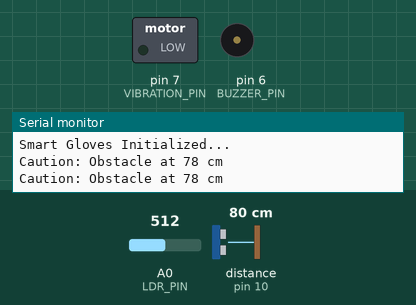
Bench run of a sketch on a simulated Arduino Uno, built with avr-gcc and run on an emulated ATmega328P. Shown: switched loads named in the sketch (green lamp = pin HIGH), buzzer (waves = sounding, pin HIGH), the last lines printed to the serial monitor. Wiring (inferred from the names in the program): ultrasonic range finder: trigger pin 9; echo pin 10. Dashed ring = blinking. Inputs (shaded band) come from the test bench; at power-on: distance to the obstacle (sensor on pin 10) 80 cm, A0 (LDR_PIN) = 512. The echo pulse lasts 58.3 µs per cm; pins used as bus, display or sensor lines are not drawn.

Above: at 1.8 s.
1.9 s: distance to the obstacle (sensor on pin 10) set to 2 cm
At 2.46 s:
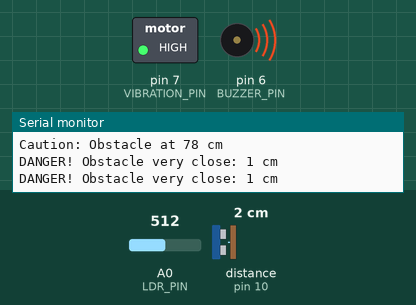
5.4 s: A0 (LDR_PIN) set to 207
8.9 s: A0 (LDR_PIN) set to 192
12.4 s: distance to the obstacle (sensor on pin 10) set to 97 cm
At 12.64 s:
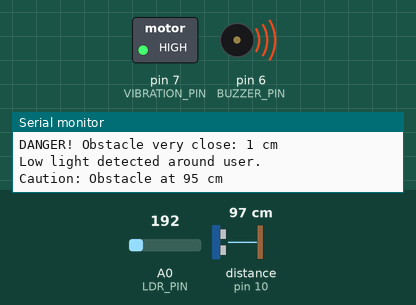
15.9 s: distance to the obstacle (sensor on pin 10) set to 108 cm
At 15.9 s:
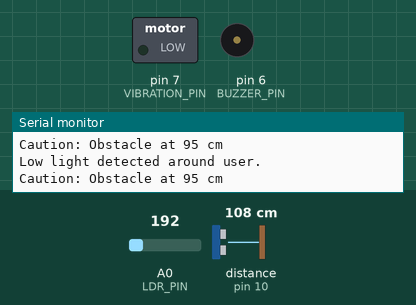
18.1 s: distance to the obstacle (sensor on pin 10) set to 4 cm
At 18.38 s:
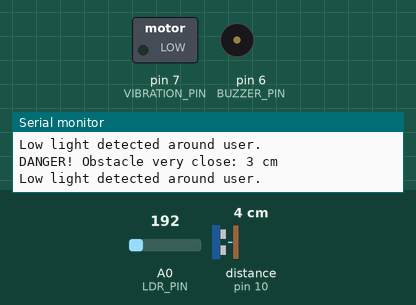
Timing chart, 0 to 22.6 s (numbered marks = the images above; inputs shaded):
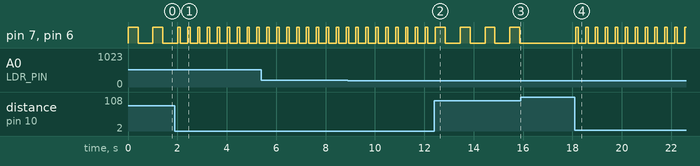

The sketch:

smart_gloves.ino
```cpp
/*
  SMART GLOVES FOR VISUALLY IMPAIRED
  ------------------------------------
  Components:
    - Arduino Uno/Nano
    - HC-SR04 Ultrasonic Sensor (obstacle detection)
    - Buzzer (audio alert)
    - Vibration Motor (haptic alert)
    - LDR / Light sensor (optional - detects low light for extra caution)

  How it works:
    - Ultrasonic sensor continuously measures distance to nearest obstacle.
    - If an obstacle is closer than SAFE_DISTANCE, buzzer + vibration motor
      turn ON to alert the user.
    - Alert intensity increases (faster beeping) as the obstacle gets closer.
*/

// ---- Pin definitions ----
const int TRIG_PIN = 9;
const int ECHO_PIN = 10;
const int BUZZER_PIN = 6;
const int VIBRATION_PIN = 7;
const int LDR_PIN = A0;

// ---- Settings ----
const int SAFE_DISTANCE_CM = 100;   // distance considered "safe"
const int DANGER_DISTANCE_CM = 30;  // distance considered "very close"

void setup() {
  pinMode(TRIG_PIN, OUTPUT);
  pinMode(ECHO_PIN, INPUT);
  pinMode(BUZZER_PIN, OUTPUT);
  pinMode(VIBRATION_PIN, OUTPUT);
  Serial.begin(9600);
  Serial.println("Smart Gloves Initialized...");
}

long getDistanceCM() {
  digitalWrite(TRIG_PIN, LOW);
  delayMicroseconds(2);
  digitalWrite(TRIG_PIN, HIGH);
  delayMicroseconds(10);
  digitalWrite(TRIG_PIN, LOW);

  long duration = pulseIn(ECHO_PIN, HIGH, 30000);
  if (duration == 0) return -1;

  long distance = duration * 0.034 / 2;
  return distance;
}

void alertUser(int beepDelay) {
  digitalWrite(BUZZER_PIN, HIGH);
  digitalWrite(VIBRATION_PIN, HIGH);
  delay(beepDelay);
  digitalWrite(BUZZER_PIN, LOW);
  digitalWrite(VIBRATION_PIN, LOW);
  delay(beepDelay);
}

void loop() {
  long distance = getDistanceCM();
  int lightLevel = analogRead(LDR_PIN);

  if (distance == -1) {
    Serial.println("No obstacle detected (out of range).");
    digitalWrite(BUZZER_PIN, LOW);
    digitalWrite(VIBRATION_PIN, LOW);
  }
  else if (distance <= DANGER_DISTANCE_CM) {
    Serial.print("DANGER! Obstacle very close: ");
    Serial.print(distance);
    Serial.println(" cm");
    alertUser(100);
  }
  else if (distance <= SAFE_DISTANCE_CM) {
    Serial.print("Caution: Obstacle at ");
    Serial.print(distance);
    Serial.println(" cm");
    alertUser(400);
  }
  else {
    Serial.print("Path clear. Distance: ");
    Serial.print(distance);
    Serial.println(" cm");
    digitalWrite(BUZZER_PIN, LOW);
    digitalWrite(VIBRATION_PIN, LOW);
  }

  if (lightLevel < 200) {
    Serial.println("Low light detected around user.");
  }

  delay(200);
}
```

Measured:
- the behaviour switches between 102 and 103 cm on distance to the obstacle (sensor on pin 10) (found by bisection; images 2 and 3)
- after the input at 1.9 s, pin 7 (VIBRATION_PIN), pin 6 (BUZZER_PIN): alternates HIGH for 0.10 s and LOW for 0.30 s, starting after 0.21 s
- after the input at 12.4 s, pin 7 (VIBRATION_PIN), pin 6 (BUZZER_PIN): alternates HIGH for 0.40 s and LOW for 0.61 s, starting after 0.45 s
- after the input at 15.9 s, pin 7 (VIBRATION_PIN), pin 6 (BUZZER_PIN): stops changing and stays LOW
- after the input at 18.1 s, pin 7 (VIBRATION_PIN), pin 6 (BUZZER_PIN): alternates HIGH for 0.10 s and LOW for 0.30 s, starting at once
- by itself, pin 7 (VIBRATION_PIN), pin 6 (BUZZER_PIN): alternates HIGH for 0.40 s and LOW for 0.61 s
